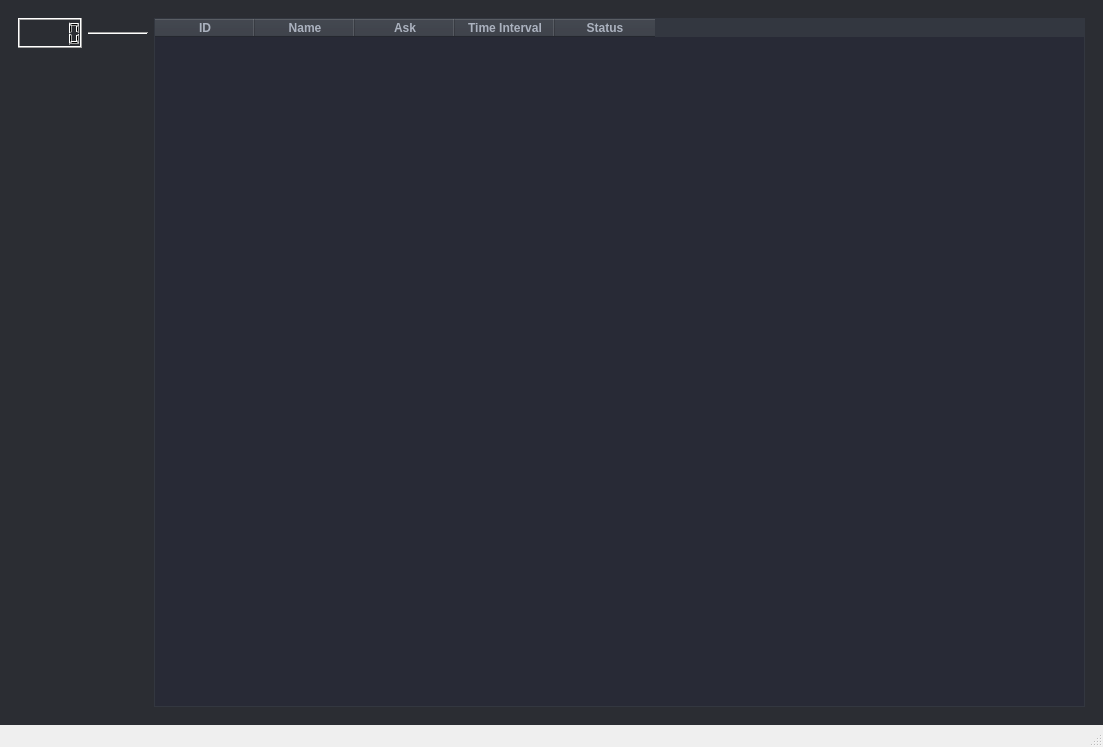
<?xml version="1.0" encoding="UTF-8"?>
<ui version="4.0">
 <class>MainWindow</class>
 <widget class="QMainWindow" name="MainWindow">
  <property name="geometry">
   <rect>
    <x>0</x>
    <y>0</y>
    <width>1103</width>
    <height>747</height>
   </rect>
  </property>
  <property name="windowTitle">
   <string>MainWindow</string>
  </property>
  <property name="styleSheet">
   <string notr="true">#centralwidget{
background-color: #2b2d33;
}</string>
  </property>
  <widget class="QWidget" name="centralwidget">
   <layout class="QHBoxLayout" name="horizontalLayout_3">
    <item>
     <widget class="QWidget" name="widget_2" native="true">
      <layout class="QHBoxLayout" name="horizontalLayout">
       <item>
        <layout class="QGridLayout" name="gridLayout">
         <item row="0" column="1">
          <widget class="QTableWidget" name="tableWidget">
           <property name="sizePolicy">
            <sizepolicy hsizetype="Expanding" vsizetype="Expanding">
             <horstretch>0</horstretch>
             <verstretch>0</verstretch>
            </sizepolicy>
           </property>
           <property name="minimumSize">
            <size>
             <width>0</width>
             <height>599</height>
            </size>
           </property>
           <property name="maximumSize">
            <size>
             <width>40000</width>
             <height>40000</height>
            </size>
           </property>
           <property name="styleSheet">
            <string notr="true">/* Genel Widget Stilleri */
QWidget {
    background-color: #282a36;
    color: #abb2bf;
    font-family: &quot;Myanmar Text&quot;, monospace;
    font-size: 12px;
}

/* Table Widget Stilleri */
QTableWidget {
    border: 1px solid #333740;
    gridline-color: #333740;
    selection-background-color: #44475a;
    selection-color: #abb2bf;
}

/* Başlık Satırı Stilleri */
QHeaderView {
    background-color: #333740;
    color: #abb2bf;
    font-weight: bold;
}

/* Hücre Stilleri */
QTableWidgetItem {
    border: 1px solid #333740;
    padding: 4px;
    text-align: left;
}

/* Alternatif Satır Renklendirme */
QTableWidget::item:alternate {
    background-color: #2b2d33;
}

/* Seçili Hücre Stilleri */
QTableWidget::item:selected {
    background-color: #44475a;
    color: #abb2bf;
}

/* Scrollbar Stilleri */
QScrollBar:vertical {
    border: none;
    background-color: #333740;
    width: 10px;
    margin: 0px 0px 0px 10px;
}

QScrollBar::handle:vertical {
    background-color: #44475a;
    min-height: 20px;
    border-radius: 5px;
}

QScrollBar::add-line:vertical {
    border: none;
    background-color: #333740;
    height: 10px;
    subcontrol-position: bottom;
}

QScrollBar::sub-line:vertical {
    border: none;
    background-color: #333740;
    height: 10px;
    subcontrol-position: top;
}

/* Köşe Genişletme Butonu Stilleri */
QAbstractScrollArea::cornerWidget {
    background-color: #333740;
    border: none;
}

QTableWidget {
    column-spacing: 10px;
}

QTableWidget::item {
    width: 100px;
}
</string>
           </property>
           <column>
            <property name="text">
             <string>ID</string>
            </property>
            <property name="toolTip">
             <string notr="true"/>
            </property>
            <property name="whatsThis">
             <string notr="true"/>
            </property>
           </column>
           <column>
            <property name="text">
             <string>Name</string>
            </property>
           </column>
           <column>
            <property name="text">
             <string>Ask</string>
            </property>
           </column>
           <column>
            <property name="text">
             <string>Time Interval</string>
            </property>
           </column>
           <column>
            <property name="text">
             <string>Status</string>
            </property>
           </column>
          </widget>
         </item>
         <item row="0" column="0">
          <layout class="QFormLayout" name="formLayout_3">
           <item row="0" column="0">
            <widget class="QLCDNumber" name="lcdNumber"/>
           </item>
           <item row="0" column="1">
            <widget class="Line" name="line">
             <property name="sizePolicy">
              <sizepolicy hsizetype="Minimum" vsizetype="Minimum">
               <horstretch>0</horstretch>
               <verstretch>0</verstretch>
              </sizepolicy>
             </property>
             <property name="minimumSize">
              <size>
               <width>60</width>
               <height>30</height>
              </size>
             </property>
             <property name="orientation">
              <enum>Qt::Horizontal</enum>
             </property>
            </widget>
           </item>
          </layout>
         </item>
        </layout>
       </item>
      </layout>
     </widget>
    </item>
   </layout>
  </widget>
  <widget class="QMenuBar" name="menubar">
   <property name="geometry">
    <rect>
     <x>0</x>
     <y>0</y>
     <width>1103</width>
     <height>26</height>
    </rect>
   </property>
  </widget>
  <widget class="QStatusBar" name="statusbar"/>
 </widget>
 <resources/>
 <connections/>
</ui>
